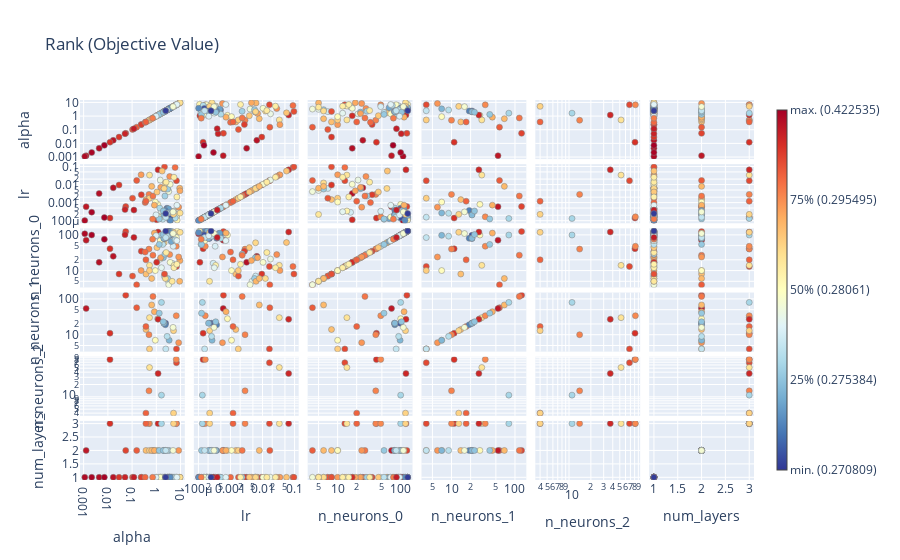

Notebook cell for this chart:
### Code cell
optimization_plots(study_mlp)
